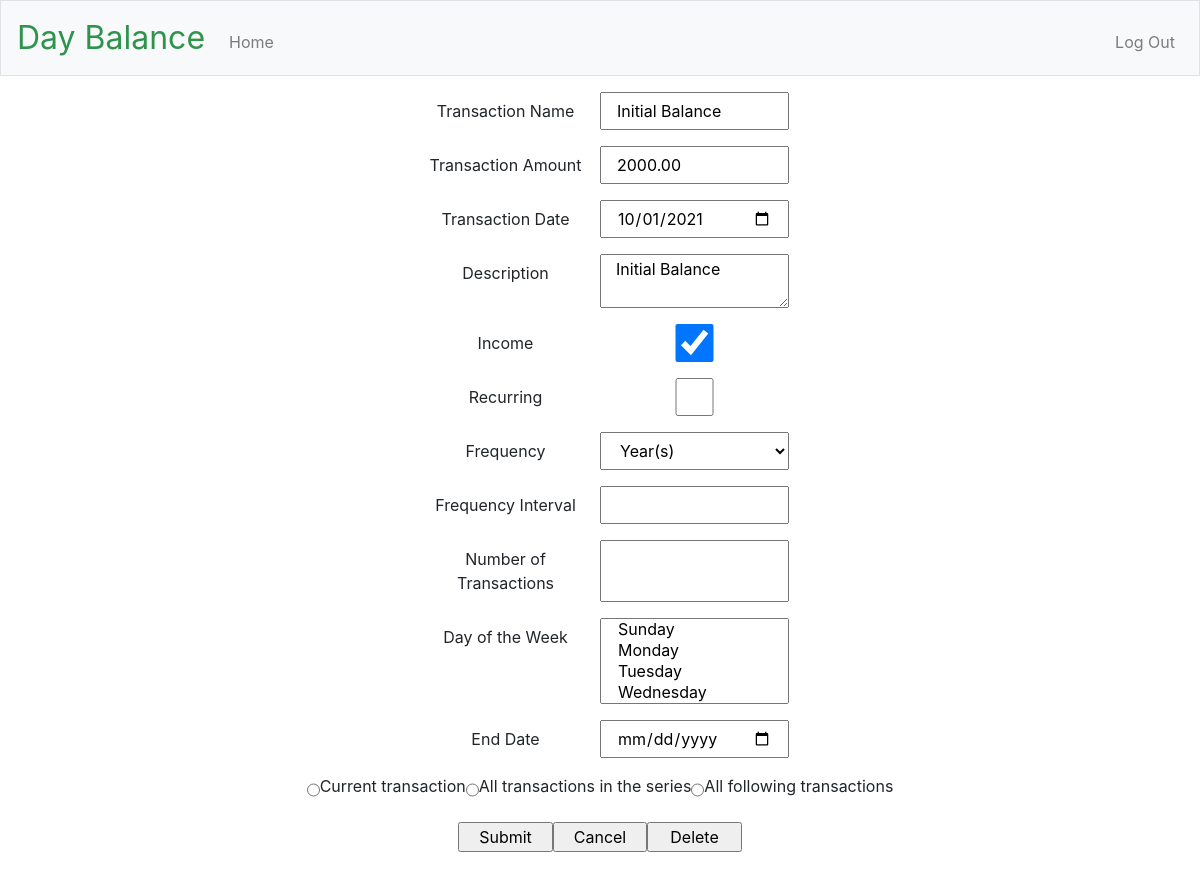
Screenshot of /edit/1/20211001 (signed in) with the database file from the repository.
### app/models.py (models this page shows, shortened)
class Transaction(app.db.Model):
    id = app.db.Column(app.db.Integer, primary_key=True)
    title = app.db.Column(app.db.String(40), nullable=False)
    date = app.db.Column(app.db.Date, nullable=False)
    amount = app.db.Column(app.db.Integer, nullable=False)
    description = app.db.Column(app.db.String(200))
    income = app.db.Column(app.db.Boolean)
    is_recurring = app.db.Column(app.db.Boolean)
    freq = app.db.Column(app.db.String(8))  # DAILY, WEEKLY, MONTHLY, YEARLY
    interval = app.db.Column(app.db.Integer)
    mon = app.db.Column(app.db.Boolean)
    tue = app.db.Column(app.db.Boolean)
    wed = app.db.Column(app.db.Boolean)
    thu = app.db.Column(app.db.Boolean)
    fri = app.db.Column(app.db.Boolean)
    sat = app.db.Column(app.db.Boolean)
    sun = app.db.Column(app.db.Boolean)
    count = app.db.Column(app.db.Integer)  # number of occurrences
    until = app.db.Column(app.db.Date)     # recurrence end date
    rrule_string = app.db.Column(app.db.String(100))
    transaction_exceptions = app.db.relationship(
        'TransactionException',
        backref='transaction',
        lazy='dynamic',
    )
    user_id = app.db.Column(
        app.db.Integer,
        app.db.ForeignKey('user.id'),
        nullable=False,
    )
    day_names = ['MO', 'TU', 'WE', 'TH', 'FR', 'SA', 'SU']
    day_variables = [mon, tue, wed, thu, fri, sat, sun]
    freq_values = {
        'DAILY': rrule.DAILY,
        'WEEKLY': rrule.WEEKLY,
        'MONTHLY': rrule.MONTHLY,
        'YEARLY': rrule.YEARLY,
    }
    def return_amount(self):
        return (self.amount / 100)

### app/main/routes.py (the view, shortened to what this page needs)
@bp.route("/edit/<int:transaction_id>/<int:date_format>", methods=["GET", "POST"])
@login_required
def edit_transaction(transaction_id, date_format):
    form = TransactionForm(request.form)
    edited_transaction = Transaction.query.filter_by(id=transaction_id).one()
    current_date = datetime.strptime(str(date_format), '%Y%m%d').date()
    form.title.data = edited_transaction.title
    form.date.data = current_date
    form.description.data = edited_transaction.description
    form.income.data = edited_transaction.income
    form.is_recurring.data = edited_transaction.is_recurring
    form.freq.data = edited_transaction.freq
    form.interval.data = edited_transaction.interval
    form.count.data = edited_transaction.count
    form.until.data = edited_transaction.until
    form.amount.data = edited_transaction.return_amount()
    if edited_transaction.is_recurring:
        form.byweekday.data = edited_transaction.return_byweekday()
    return render_template(
        "edit_transaction.html",
        title="Edit Transaction",
        form=form,
        transaction_id=edited_transaction.id,
        date=current_date,
    )

### app/models.py (called while the page is built)
@app.login.user_loader
def load_user(id):
    return User.query.get(int(id))

### app/templates/edit_transaction.html (shortened to what this page needs)
{% extends "layout.html" %}
{% block main %}
{% set date_format = date.strftime('%Y%m%d') %}
<form action="/edit/{{ transaction_id }}/{{ date_format }}" method="POST">
    <div class="form-group row justify-content-center">
        {{ form.title.label(class="col-sm-2 col-form-label") }}
        {{ form.title(class="col-sm-2") }}
    </div>
    <div class="form-group row justify-content-center">
        {{ form.amount.label(class="col-sm-2 col-form-label") }}
        {{ form.amount(class="col-sm-2") }}
    </div>
    <div class="form-group row justify-content-center">
        {{ form.date.label(class="col-sm-2 col-form-label") }}
        {{ form.date(class="col-sm-2") }}
    </div>
    <div class="form-group row justify-content-center">
        {{ form.description.label(class="col-sm-2 col-form-label") }}
        {{ form.description(class="col-sm-2") }}
    </div>
    <div class="form-group row justify-content-center">
        {{ form.income.label(class="col-sm-2 col-form-label") }}
        {{ form.income(class="col-sm-2") }}
    </div>
    <div class="form-group row justify-content-center">
        {{ form.is_recurring.label(class="col-sm-2 col-form-label") }}
        {{ form.is_recurring(class="col-sm-2") }}
    </div>
    <div class="form-group row justify-content-center">
        {{ form.freq.label(class="col-sm-2 col-form-label") }}
        {{ form.freq(class="col-sm-2") }}
    </div>
    <div class="form-group row justify-content-center">
        {{ form.interval.label(class="col-sm-2 col-form-label") }}
        {{ form.interval(class="col-sm-2") }}
    </div>
    <div class="form-group row justify-content-center">
        {{ form.count.label(class="col-sm-2 col-form-label") }}
        {{ form.count(class="col-sm-2") }}
    </div>
    <div class="form-group row justify-content-center">
        {{ form.byweekday.label(class="col-sm-2 col-form-label") }}
        {{ form.byweekday(class="col-sm-2") }}
    </div>
    <div class="form-group row justify-content-center">
        {{ form.until.label(class="col-sm-2 col-form-label") }}
        {{ form.until(class="col-sm-2") }}
    </div>
    <div class="form-group row justify-content-center">
        {% for subfield in form.change %}
        <tr>
            <td>{{ subfield }}</td>
            <td>{{ subfield.label }}</td>
        </tr>
        {% endfor %}
    </div>
    <div class="form-group row justify-content-center">
        {{ form.submit(class="col-1") }}
        {{ form.cancel(class="col-1") }}
        {{ form.delete(class="col-1") }}
    </div>
</form>
{% endblock %}

### rows the page displays
Transaction: title "Initial Balance", amount "2000.00", date "10/01/2021", description "Initial Balance", income "☑", freq "Year(s)"

### other values shown
{{ subfield.label }} "Current transaction" "All transactions in the series" "All following transactions"
